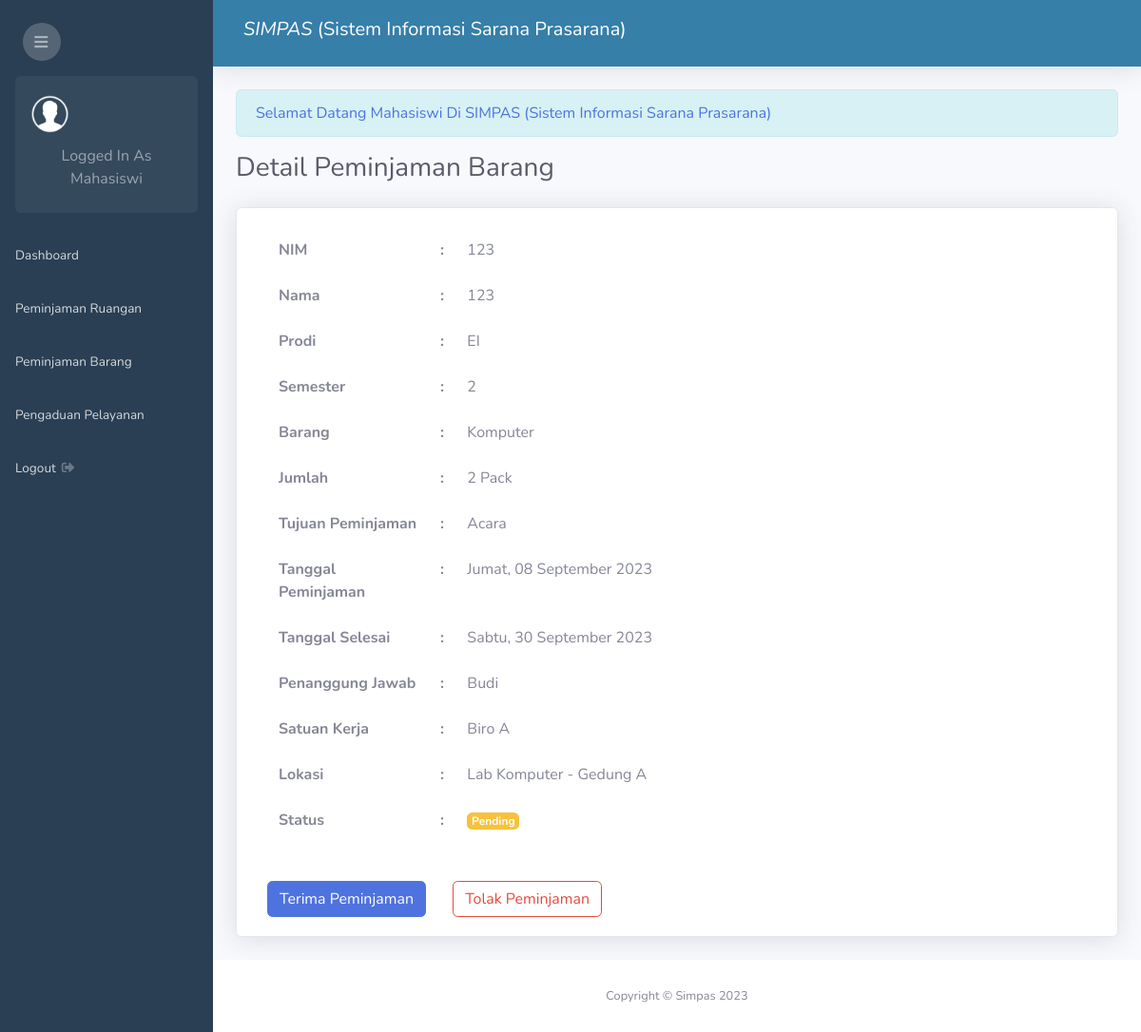
The app's page /admin.php?page=view-peminjaman-barang&id=4 (signed in) with its own data.
### tables this page shows
CREATE TABLE `peminjaman_barang` (
  `id_peminjaman_barang` int NOT NULL,
  `mahasiswa_id` int NOT NULL,
  `barang_kd` varchar(25) NOT NULL,
  `jumlah_barang` int NOT NULL,
  `tujuan` text NOT NULL,
  `tanggal_peminjaman` date NOT NULL,
  `tanggal_selesai` date NOT NULL,
  `status` enum('Returned','Approved','Disapproved','Pending') DEFAULT 'Pending',
  `created_at` timestamp NOT NULL DEFAULT CURRENT_TIMESTAMP,
  `user_id` int DEFAULT NULL,
  `dosen_id` int NOT NULL,
  `biro_id` int NOT NULL,
  `ruangan_id` int NOT NULL
);

CREATE TABLE `mahasiswa` (
  `id_mahasiswa` int NOT NULL,
  `nama_mahasiswa` varchar(200) NOT NULL,
  `nim` varchar(50) NOT NULL,
  `semester` int NOT NULL,
  `prodi` varchar(100) NOT NULL,
  `password` varchar(100) NOT NULL
);

CREATE TABLE `barang` (
  `kd_barang` varchar(25) NOT NULL,
  `nama_barang` varchar(100) NOT NULL,
  `kategori_id` int NOT NULL,
  `spesifikasi` varchar(100) NOT NULL,
  `lokasi` varchar(100) NOT NULL,
  `status_barang` varchar(50) NOT NULL,
  `total` int NOT NULL,
  `merek_id` int NOT NULL,
  `satuan_id` int NOT NULL
);

CREATE TABLE `satuan` (
  `id_satuan` int NOT NULL,
  `nama_satuan` varchar(50) NOT NULL
);

CREATE TABLE `dosen` (
  `id_dosen` int NOT NULL,
  `nik` varchar(30) NOT NULL,
  `nama_dosen` varchar(200) NOT NULL
);

CREATE TABLE `biro` (
  `id_biro` int NOT NULL,
  `nama_biro` varchar(100) NOT NULL
);

CREATE TABLE `ruangan` (
  `id_ruangan` int NOT NULL,
  `nama_ruangan` varchar(100) NOT NULL,
  `gedung_id` int NOT NULL
);

CREATE TABLE `gedung` (
  `id_gedung` int NOT NULL,
  `nama_gedung` varchar(100) NOT NULL
);

### date_formatter.php (called while the page is built, shortened)
<?php
function formatDateIndonesia2($timestamp) {
    $dateTime = new DateTime($timestamp);
    $formattedDate = $dateTime->format('l, d F Y');
    $dayTranslation = [
        'Monday'    => 'Senin',
        'Tuesday'   => 'Selasa',
        'Wednesday' => 'Rabu',
        'Thursday'  => 'Kamis',
        'Friday'    => 'Jumat',
        'Saturday'  => 'Sabtu',
        'Sunday'    => 'Minggu',
    ];
    $monthTranslation = [
        'January'   => 'Januari',
        'February'  => 'Februari',
        'March'     => 'Maret',
        'April'     => 'April',
        'May'       => 'Mei',
        'June'      => 'Juni',
        'July'      => 'Juli',
        'August'    => 'Agustus',
        'September' => 'September',
        'October'   => 'Oktober',
        'November'  => 'November',
        'December'  => 'Desember',
    ];
    foreach ($dayTranslation as $en => $id) {
        $formattedDate = str_replace($en, $id, $formattedDate);
    }
    foreach ($monthTranslation as $en => $id) {
        $formattedDate = str_replace($en, $id, $formattedDate);
    }
    return $formattedDate;
}
?>

### peminjaman_barang/view.php (the view, shortened to what this page needs)
<?php require 'date_formatter.php'; ?>
<h1 class="h3 mb-4 text-gray-800">Detail Peminjaman Barang</h1>
<div class="card shadow mb-4">
    <div class="card-body">
        <div class="col-md-8">
            <?php
            $id_peminjaman_barang = $_GET['id'];
            $sql = "SELECT * FROM peminjaman_barang LEFT JOIN barang ON peminjaman_barang.barang_kd = barang.kd_barang LEFT JOIN mahasiswa ON peminjaman_barang.mahasiswa_id = mahasiswa.id_mahasiswa LEFT JOIN biro ON peminjaman_barang.biro_id = biro.id_biro LEFT JOIN dosen ON dosen.id_dosen = peminjaman_barang.dosen_id LEFT JOIN ruangan ON ruangan.id_ruangan = peminjaman_barang.ruangan_id LEFT JOIN gedung ON gedung.id_gedung = ruangan.gedung_id LEFT JOIN satuan ON satuan.id_satuan = barang.satuan_id LEFT JOIN user ON peminjaman_barang.user_id = user.id_user WHERE id_peminjaman_barang='$id_peminjaman_barang'";
            $result = $conn->query($sql);
            $data = $result->fetch_assoc();
            ?>
            <table class="table table-borderless">
                <tr>
                    <th width="30%">NIM</th>
                    <th width="5%"> : </th>
                    <td><?php echo $data['nim'] == '' ? '-' : $data['nim']; ?></td>
                </tr>
                <tr>
                    <th>Nama</th>
                    <th> : </th>
                    <td><?php echo $data['nama_mahasiswa'] == '' ? '-' : $data['nama_mahasiswa']; ?></td>
                </tr>
                <tr>
                    <th>Prodi</th>
                    <th> : </th>
                    <td><?php echo $data['prodi'] == '' ? '-' : $data['prodi'];?></td>
                </tr>
                <tr>
                    <th>Semester</th>
                    <th> : </th>
                    <td><?php echo $data['semester'] == '' ? '-' : $data['semester']; ?></td>
                </tr>
                <tr>
                    <th>Barang</th>
                    <th> : </th>
                    <td><?php echo $data['nama_barang'] == '' ? '-' : $data['nama_barang'];?></td>
                </tr>
                <tr>
                    <th>Jumlah</th>
                    <th> : </th>
                    <td><?php echo $data['jumlah_barang'] . ' ' . $data['nama_satuan'] ?></td>
                </tr>
                <tr>
                    <th>Tujuan Peminjaman</th>
                    <th> : </th>
                    <td><?php echo $data['tujuan'] ?></td>
                </tr>
                <tr>
                    <th>Tanggal Peminjaman</th>
                    <th> : </th>
                    <td><?php echo formatDateIndonesia2($data['tanggal_peminjaman']) ?></td>
                </tr>
                <tr>
                    <th>Tanggal Selesai</th>
                    <th> : </th>
                    <td><?php echo formatDateIndonesia2($data['tanggal_selesai']) ?></td>
                </tr>
                <tr>
                    <th>Penanggung Jawab</th>
                    <th> : </th>
                    <td><?php echo $data['nama_dosen'] == '' ? '-' : $data['nama_dosen'];?></td>
                </tr>
                <tr>
                    <th>Satuan Kerja</th>
                    <th> : </th>
                    <td><?php echo $data['nama_biro'] == '' ? '-' : $data['nama_biro'];?></td>
                </tr>
                <tr>
                    <th>Lokasi</th>
                    <th> : </th>
                    <td><?php echo $data['nama_ruangan'] == '' ? '-' : $data['nama_ruangan'] .' - '. $data['nama_gedung']; ?></td>
                </tr>
                <tr>
                    <th>Status</th>
                    <th> : </th>
                    <td>
                        <?php if($data['status'] == "Pending"){ ?>
                            <span class="badge badge-warning"><?php echo $data['status'] ?></span>
                        <?php } elseif($data['status'] == "Disapproved") { ?>
                            <span class="badge badge-danger"><?php echo $data['status'] ?></span>
                        <?php } elseif($data['status'] == "Approved") { ?>
                            <span class="badge badge-success"><?php echo $data['status'] ?></span>
                        <?php } else { ?>
                            <span class="badge badge-primary"><?php echo $data['status'] ?></span>
                        <?php } ?>
                    </td>
                </tr>
            </table>
                <?php if($_SESSION['level'] != 'user') { ?>
                <form action="" method="POST">
                    <?php if($data['status'] == "Pending") { ?>
                    <button type="submit" class="btn btn-primary mt-4" name="terima">Terima Peminjaman</button>
                    <button type="submit" class="btn btn-outline-danger mt-4 ml-4" name="tolak">Tolak Peminjaman</button>
                    <?php } ?>
                </form>
            <?php } ?>
        </div>
    </div>
</div>

### records on screen
peminjaman_barang: mahasiswa.nim "123", mahasiswa.nama_mahasiswa "123", mahasiswa.prodi "EI", mahasiswa.semester "2", barang.nama_barang "Komputer", jumlah_barang "2", satuan.nama_satuan "Pack", tujuan "Acara", tanggal_peminjaman "Jumat, 08 September 2023", tanggal_selesai "Sabtu, 30 September 2023", dosen.nama_dosen "Budi", biro.nama_biro "Biro A", ruangan.nama_ruangan "Lab Komputer", gedung.nama_gedung "Gedung A", status "Pending"

### other values on screen
$_SESSION['level'] "Mahasiswi"
